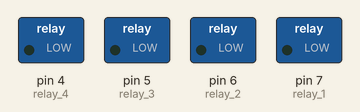
Simulated run of this sketch. Board: Arduino Uno, built with avr-gcc and run on an emulated ATmega328P. On the bench: switched loads named in the sketch (green lamp = pin HIGH).

Above: at 1.0 s.
At 2.2 s:
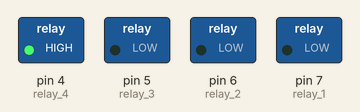
At 3.2 s:
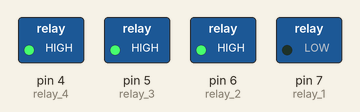
At 3.7 s:
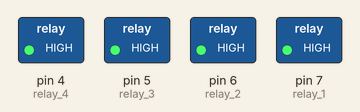
At 4.7 s:
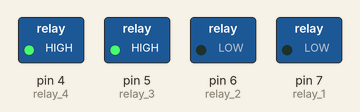
Timing chart, 0 to 5.2 s (numbered marks = the images above):
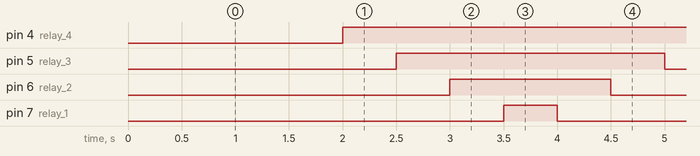

The sketch:

Control_RelayChannel.ino
```cpp
int relay_1 = 7;
int relay_2 = 6;
int relay_3 = 5;
int relay_4 = 4;

void setup(){
    pinMode(relay_1,OUTPUT);
    pinMode(relay_2,OUTPUT);
    pinMode(relay_3,OUTPUT);
    pinMode(relay_4,OUTPUT);
}

void loop(){
    digitalWrite(relay_1,LOW);
    delay(500);

    digitalWrite(relay_2,LOW);
    delay(500);

    digitalWrite(relay_3,LOW);
    delay(500);

    digitalWrite(relay_4,LOW);
    delay(500);

    digitalWrite(relay_4,HIGH);
    delay(500);

    digitalWrite(relay_3,HIGH);
    delay(500);

    digitalWrite(relay_2,HIGH);
    delay(500);

    digitalWrite(relay_1,HIGH);
    delay(500);
}
```

Measured:
- by itself, pin 4 (relay_4): alternates HIGH for 3.5 s and LOW for 0.50 s
- by itself, pin 5 (relay_3): alternates HIGH for 2.5 s and LOW for 1.5 s
- by itself, pin 6 (relay_2): alternates HIGH for 1.5 s and LOW for 2.5 s
- by itself, pin 7 (relay_1): alternates HIGH for 0.50 s and LOW for 3.5 s
